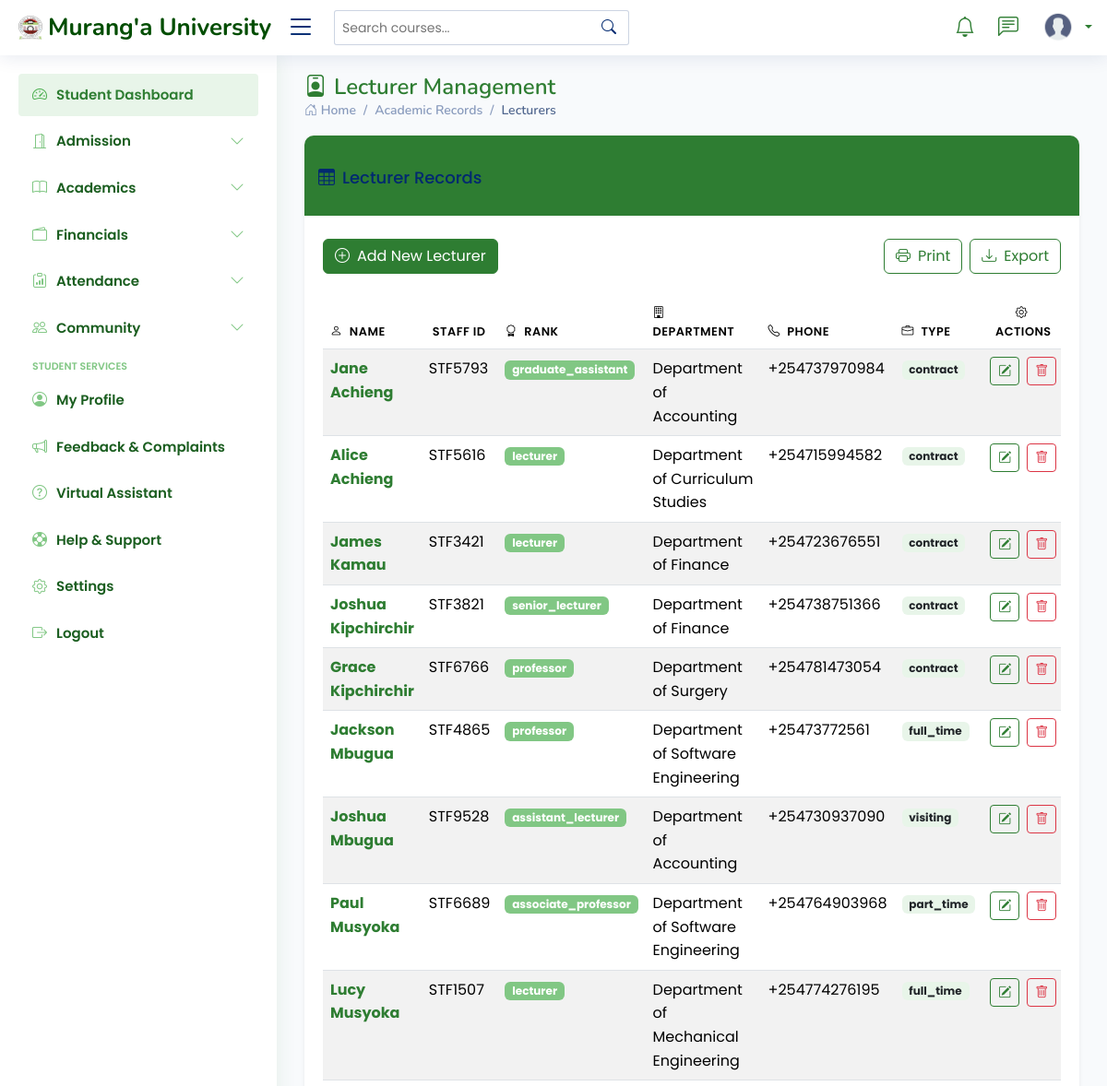
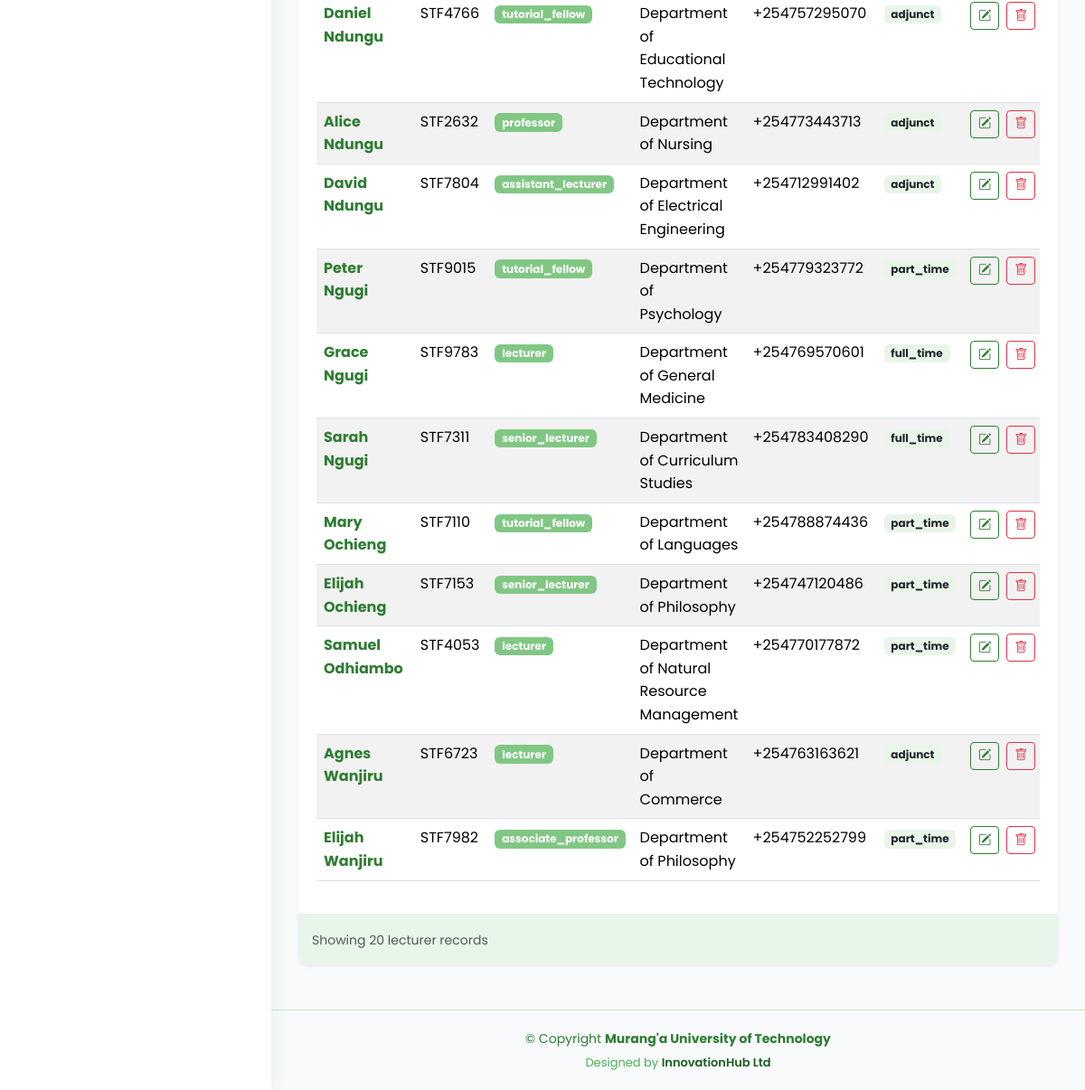
Page /lecturers/ on the committed database (2 pictures, top to bottom).
### students_portal/models.py (models this page shows, shortened)
class Lecturer(models.Model):
    staff_id = models.CharField(max_length=20, unique=True)
    first_name = models.CharField(max_length=100)
    last_name = models.CharField(max_length=100)
    middle_name = models.CharField(max_length=100, blank=True, null=True)
    national_id = models.CharField(max_length=20, blank=True, null=True)
    department = models.ForeignKey(Department, on_delete=models.CASCADE, related_name='lecturers')
    qualification = models.CharField(max_length=100, blank=True, null=True)
    specialization = models.CharField(max_length=200, blank=True, null=True)
    academic_rank = models.CharField(max_length=50, choices=[
        ('professor', 'Professor'),
        ('associate_professor', 'Associate Professor'),
        ('senior_lecturer', 'Senior Lecturer'),
        ('lecturer', 'Lecturer'),
        ('assistant_lecturer', 'Assistant Lecturer'),
        ('tutorial_fellow', 'Tutorial Fellow'),
        ('graduate_assistant', 'Graduate Assistant'),
    ], blank=True, null=True)
    employment_type = models.CharField(max_length=50, choices=[
        ('full_time', 'Full Time'),
        ('part_time', 'Part Time'),
        ('contract', 'Contract'),
        ('visiting', 'Visiting'),
        ('adjunct', 'Adjunct'),
    ], default='full_time')
    date_of_employment = models.DateField(blank=True, null=True)
    email = models.EmailField(blank=True, null=True)
    phone_number = models.CharField(max_length=15, blank=True, null=True)
    biography = models.TextField(blank=True, null=True)
    profile_picture = models.ImageField(upload_to='lecturer_profiles/', blank=True, null=True)
    is_active = models.BooleanField(default=True)
    status = models.CharField(max_length=20, choices=[
        ('active', 'Active'),
        ('on_leave', 'On Leave'),
        ('sabbatical', 'Sabbatical'),
        ('terminated', 'Terminated'),
        ('retired', 'Retired'),
    ], default='active')
    created_at = models.DateTimeField(auto_now_add=True)
    updated_at = models.DateTimeField(auto_now=True)

class Department(models.Model):
    name = models.CharField(max_length=100)
    code = models.CharField(max_length=10, unique=True)
    faculty = models.ForeignKey(Faculty, on_delete=models.CASCADE, related_name='departments')
    description = models.TextField(blank=True, null=True)
    def __str__(self):
        return self.name

### students_portal/views.py (the view)
# urls.py: path('lecturers/', views.lecturer_list, name='lecturer_list'),
def lecturer_list(request):
    lecturers = Lecturer.objects.all().order_by('last_name')
    context = {
        'lecturers': lecturers,
        'title': 'Lecturer List'
    }
    return render(request, 'lecturers/lecturer_list.html', context)

### templates/lecturers/lecturer_list.html (shortened to what this page needs)
{% extends "base/base.html" %}
{% block content %}
<div class="pagetitle">
    <h1><i class="bi bi-person-badge me-2"></i>Lecturer Management</h1>
    <nav>
        <ol class="breadcrumb">
            <li class="breadcrumb-item"><a href="{% url 'admin_dashboard' %}"><i class="bi bi-house-door"></i> Home</a></li>
            <li class="breadcrumb-item">Academic Records</li>
            <li class="breadcrumb-item active">Lecturers</li>
        </ol>
    </nav>
</div>
<section class="section">
    <div class="row">
        <div class="col-lg-12">
            <div class="card border-0 shadow-sm">
                <div class="card-header bg-university-primary text-white">
                    <h5 class="card-title mb-0"><i class="bi bi-table me-2"></i>Lecturer Records</h5>
                </div>
                <br>
                <div class="card-body">
                    <div class="d-flex justify-content-between mb-4">
                        <a href="{% url 'lecturer_create' %}" class="btn btn-university">
                            <i class="bi bi-plus-circle me-2"></i>Add New Lecturer
                        </a>
                        <div class="d-flex gap-2">
                            <button class="btn btn-outline-university">
                                <i class="bi bi-printer me-2"></i>Print
                            </button>
                            <button class="btn btn-outline-university">
                                <i class="bi bi-download me-2"></i>Export
                            </button>
                        </div>
                    </div>
                    <div class="table-responsive">
                        <table class="table table-hover table-striped datatable">
                            <thead class="bg-university-light">
                                <tr>
                                    <th><i class="bi bi-person me-1"></i> Name</th>
                                    <th> Staff ID</th>
                                    <th><i class="bi bi-award me-1"></i> Rank</th>
                                    <th><i class="bi bi-building me-1"></i> Department</th>
                                    <th><i class="bi bi-telephone me-1"></i> Phone</th>
                                    <th><i class="bi bi-briefcase me-1"></i> Type</th>
                                    <th class="text-center"><i class="bi bi-gear me-1"></i> Actions</th>
                                </tr>
                            </thead>
                            <tbody>
                                {% for lecturer in lecturers %}
                                <tr>
                                    <td>
                                        <a href="{% url 'lecturer_detail' lecturer.id %}" class="text-university">
                                            <strong>{{ lecturer.first_name }} {{ lecturer.last_name }}</strong>
                                        </a>
                                    </td>
                                    <td>{{ lecturer.staff_id }}</td>
                                    <td>
                                        <span class="badge bg-university-secondary">
                                            {{ lecturer.academic_rank }}
                                        </span>
                                    </td>
                                    <td>{{ lecturer.department }}</td>
                                    <td>{{ lecturer.phone_number }}</td>
                                    <td>
                                        <span class="badge bg-university-light text-dark">
                                            {{ lecturer.employment_type }}
                                        </span>
                                    </td>
                                    <td class="text-center">
                                        <div class="d-flex gap-2 justify-content-center">
                                            <a href="{% url 'lecturer_update' lecturer.pk %}" class="btn btn-sm btn-outline-university" title="Edit">
                                                <i class="bi bi-pencil-square"></i>
                                            </a>
                                            <a href="{% url 'lecturer_delete' lecturer.pk %}" class="btn btn-sm btn-outline-danger" title="Delete">
                                                <i class="bi bi-trash"></i>
                                            </a>
                                        </div>
                                    </td>
                                </tr>
                                {% endfor %}
                            </tbody>
                        </table>
                    </div>
                </div>
                <div class="card-footer bg-university-light">
                    <small class="text-muted">Showing {{ lecturers.count }} lecturer records</small>
                </div>
            </div>
        </div>
    </div>
</section>
{% endblock %}

### static/assets/css/style.css (style rules this page uses)
:root { scroll-behavior: smooth; }
body { font-family: "Poppins", sans-serif; background: #f8fafc; color: #1e293b; line-height: 1.6; }
h1, h2, h3, h4, h5, h6 { font-family: "Nunito", sans-serif; }
.pagetitle { margin-bottom: 10px; }
.pagetitle h1 { font-size: 24px; margin-bottom: 0; font-weight: 600; color: #2E7D32; }
.card { margin-bottom: 30px; border: none; border-radius: 5px; box-shadow: 0px 0 30px rgba(1, 41, 112, 0.1); }
.card-header, .card-footer { border-color: #ebeef4; background-color: #fff; color: #798eb3; padding: 15px; }
.card-title { padding: 20px 0 15px 0; font-size: 18px; font-weight: 500; color: #012970; font-family: "Poppins", sans-serif; }
.card-body { padding: 0 20px 20px 20px; }
.breadcrumb { font-size: 14px; font-family: "Nunito", sans-serif; color: #899bbd; font-weight: 600; }
.breadcrumb a { color: #899bbd; transition: 0.3s; }
.breadcrumb .breadcrumb-item::before { color: #899bbd; }
.breadcrumb .active { color: #51678f; font-weight: 600; }

### templates/lecturers/lecturer_list.html (style rules this page uses)
:root { --university-primary: #2E7D32; --university-secondary: #81C784; --university-light: #E8F5E9; }
.bg-university-primary { background-color: var(--university-primary) !important; }
.bg-university-secondary { background-color: var(--university-secondary) !important; }
.bg-university-light { background-color: var(--university-light) !important; }
.btn-university { background-color: var(--university-primary); color: white; border-color: var(--university-primary); }
.btn-outline-university { color: var(--university-primary); border-color: var(--university-primary); }
.text-university { color: var(--university-primary); }
.card { border-radius: 10px; overflow: hidden; }
.card-header { border-bottom: none; }
.table th { font-weight: 600; text-transform: uppercase; font-size: 0.8rem; letter-spacing: 0.5px; }

### rows in the picture
Lecturer: first_name "Jane", last_name "Achieng", staff_id "STF5793", academic_rank "graduate_assistant", department "Department of Accounting", phone_number "+254737970984", employment_type "contract"
Lecturer: first_name "Alice", last_name "Achieng", staff_id "STF5616", academic_rank "lecturer", department "Department of Curriculum Studies", phone_number "+254715994582", employment_type "contract"
Lecturer: first_name "James", last_name "Kamau", staff_id "STF3421", academic_rank "lecturer", department "Department of Finance", phone_number "+254723676551", employment_type "contract"
Lecturer: first_name "Joshua", last_name "Kipchirchir", staff_id "STF3821", academic_rank "senior_lecturer", department "Department of Finance", phone_number "+254738751366", employment_type "contract"
Lecturer: first_name "Grace", last_name "Kipchirchir", staff_id "STF6766", academic_rank "professor", department "Department of Surgery", phone_number "+254781473054", employment_type "contract"
Lecturer: first_name "Jackson", last_name "Mbugua", staff_id "STF4865", academic_rank "professor", department "Department of Software Engineering", phone_number "+25473772561", employment_type "full_time"
Lecturer: first_name "Joshua", last_name "Mbugua", staff_id "STF9528", academic_rank "assistant_lecturer", department "Department of Accounting", phone_number "+254730937090", employment_type "visiting"
Lecturer: first_name "Paul", last_name "Musyoka", staff_id "STF6689", academic_rank "associate_professor", department "Department of Software Engineering", phone_number "+254764903968", employment_type "part_time"
Lecturer: first_name "Lucy", last_name "Musyoka", staff_id "STF1507", academic_rank "lecturer", department "Department of Mechanical Engineering", phone_number "+254774276195", employment_type "full_time"
Lecturer: first_name "Daniel", last_name "Ndungu", staff_id "STF4766", academic_rank "tutorial_fellow", department "Department of Educational Technology", phone_number "+254757295070", employment_type "adjunct"
Lecturer: first_name "Alice", last_name "Ndungu", staff_id "STF2632", academic_rank "professor", department "Department of Nursing", phone_number "+254773443713", employment_type "adjunct"
Lecturer: first_name "David", last_name "Ndungu", staff_id "STF7804", academic_rank "assistant_lecturer", department "Department of Electrical Engineering", phone_number "+254712991402", employment_type "adjunct"
Lecturer: first_name "Peter", last_name "Ngugi", staff_id "STF9015", academic_rank "tutorial_fellow", department "Department of Psychology", phone_number "+254779323772", employment_type "part_time"
Lecturer: first_name "Grace", last_name "Ngugi", staff_id "STF9783", academic_rank "lecturer", department "Department of General Medicine", phone_number "+254769570601", employment_type "full_time"
Lecturer: first_name "Sarah", last_name "Ngugi", staff_id "STF7311", academic_rank "senior_lecturer", department "Department of Curriculum Studies", phone_number "+254783408290", employment_type "full_time"
Lecturer: first_name "Mary", last_name "Ochieng", staff_id "STF7110", academic_rank "tutorial_fellow", department "Department of Languages", phone_number "+254788874436", employment_type "part_time"
Lecturer: first_name "Elijah", last_name "Ochieng", staff_id "STF7153", academic_rank "senior_lecturer", department "Department of Philosophy", phone_number "+254747120486", employment_type "part_time"
Lecturer: first_name "Samuel", last_name "Odhiambo", staff_id "STF4053", academic_rank "lecturer", department "Department of Natural Resource Management", phone_number "+254770177872", employment_type "part_time"
Lecturer: first_name "Agnes", last_name "Wanjiru", staff_id "STF6723", academic_rank "lecturer", department "Department of Commerce", phone_number "+254763163621", employment_type "adjunct"
Lecturer: first_name "Elijah", last_name "Wanjiru", staff_id "STF7982", academic_rank "associate_professor", department "Department of Philosophy", phone_number "+254752252799", employment_type "part_time"

### other values in the picture
{{ lecturers.count }} "20"
